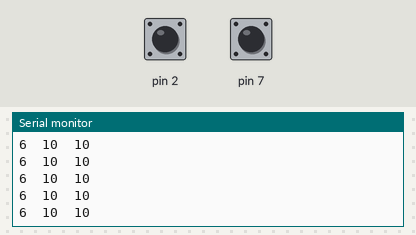
Simulated run of this sketch. Board: Arduino Uno, built with avr-gcc and run on an emulated ATmega328P. Parts: the last lines printed to the serial monitor. Inputs (shaded band) come from the test bench; at power-on: pin 2 HIGH, pin 7 HIGH.

Above: at 1.2 s.
1.3 s: pin 2 pulled LOW for 0.15 s
At 1.37 s:
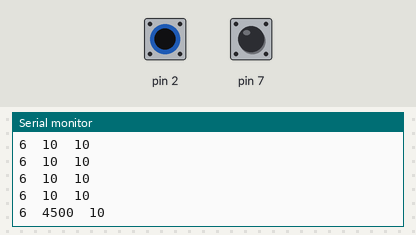
2.9 s: pin 7 pulled LOW for 3.2 s
At 2.97 s:
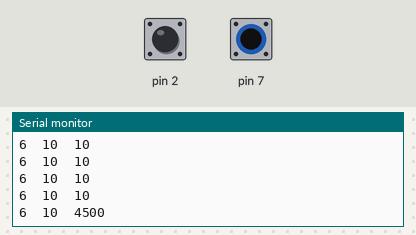
9.1 s: pin 2 pulled LOW for 1 s
At 9.32 s:
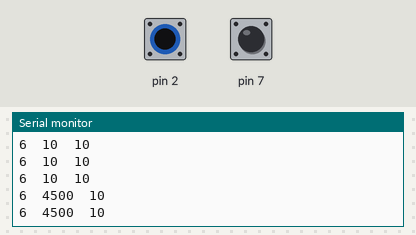
Timing chart, 0 to 12.1 s (numbered marks = the images above; inputs shaded):
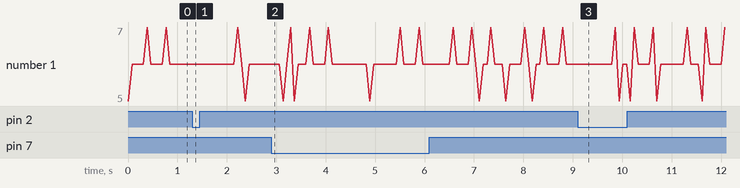

The sketch:

CapacitiveSensorSketch6.ino
```cpp
#include <CapacitiveSensor.h>

/*
 * CapitiveSense Library Demo Sketch
 * Paul Badger 2008
 * Uses a high value resistor e.g. 10M between send pin and receive pin
 * Resistor effects sensitivity, experiment with values, 50K - 50M. Larger resistor values yield larger sensor values.
 * Receive pin is the sensor pin - try different amounts of foil/metal on this pin
 */


 CapacitiveSensor   cs_4_2 = CapacitiveSensor(4,2);        // 10M resistor between pins 4 & 2, pin 2 is sensor pin, add a wire and or foil if desired
 CapacitiveSensor   cs_1_7 = CapacitiveSensor(1,7);        // 10M resistor between pins 4 & 6, pin 6 is sensor pin, add a wire and or foil
// CapacitiveSensor   cs_4_8 = CapacitiveSensor(4,8);        // 10M resistor between pins 4 & 8, pin 8 is sensor pin, add a wire and or foil

void setup()
{
//   cs_4_2.set_CS_AutocaL_Millis(0xFFFFFFFF);     // turn off autocalibrate on channel 1 - just as an example
   Serial.begin(9600);
}

void loop()

{
    long start = millis();
    long total1 =  cs_4_2.capacitiveSensor(30);
    long total2 =  cs_1_7.capacitiveSensor(30);
 //   long total3 =  cs_4_8.capacitiveSensor(30);

    Serial.print(millis() - start);        // check on performance in milliseconds
    Serial.print("\t");                    // tab character for debug windown spacing

    Serial.print(total1);                  // print sensor output 1
  Serial.print("\t");
  Serial.print(total2);                  // print sensor output 2
    Serial.print("\n");
//  Serial.println(total3);                // print sensor output 3

    delay(70);                             // arbitrary delay to limit data to serial port
}
```

Measured:
- after the input at 1.3 s, the serial monitor: prints a new line at once (image 1)
- after the input at 2.9 s, the serial monitor: prints a new line at once (image 2)
- after the input at 9.1 s, the serial monitor: prints a new line after 0.07 s (image 3)
